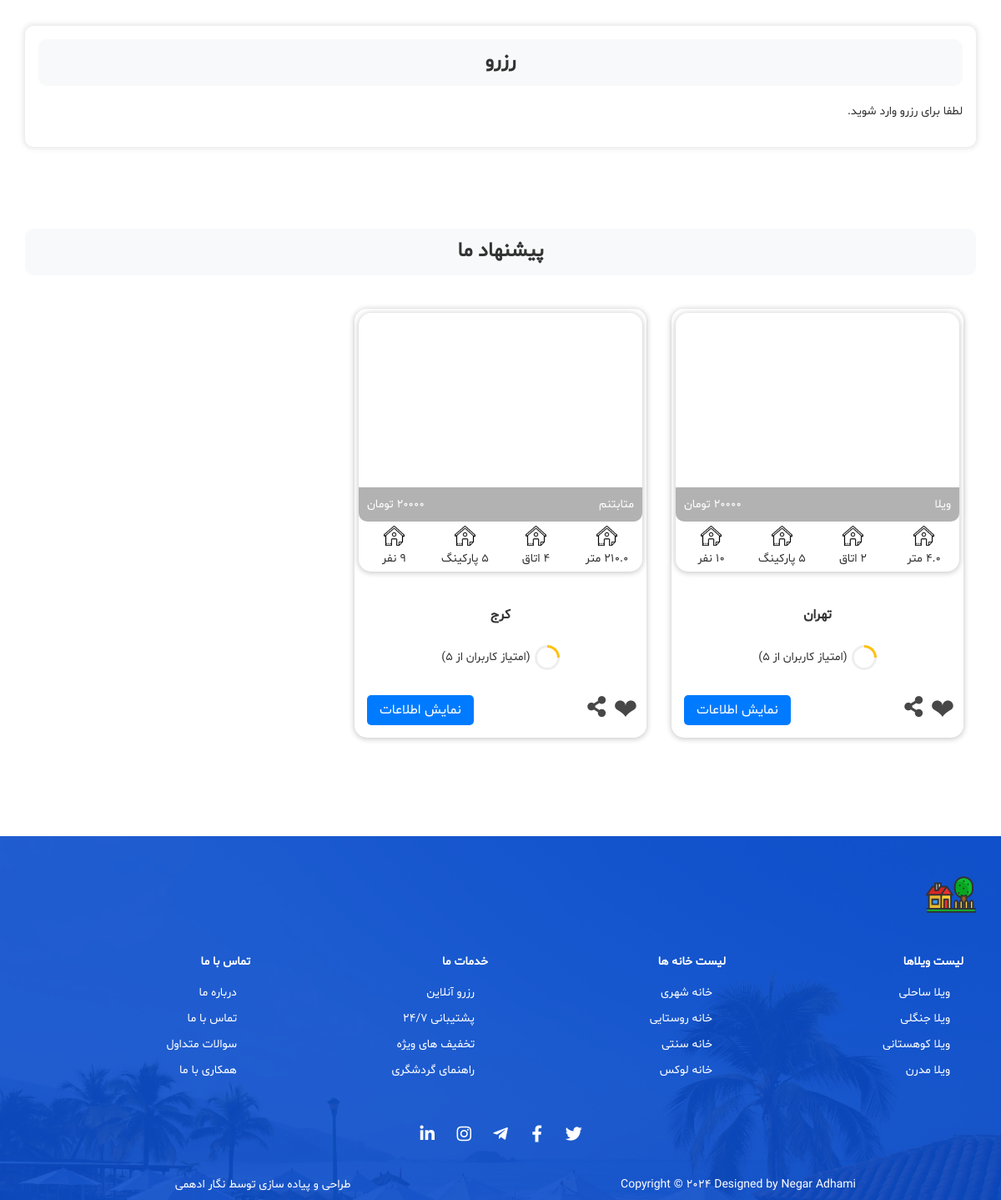
Before: /houses/1/ (lower part) with the older database file.
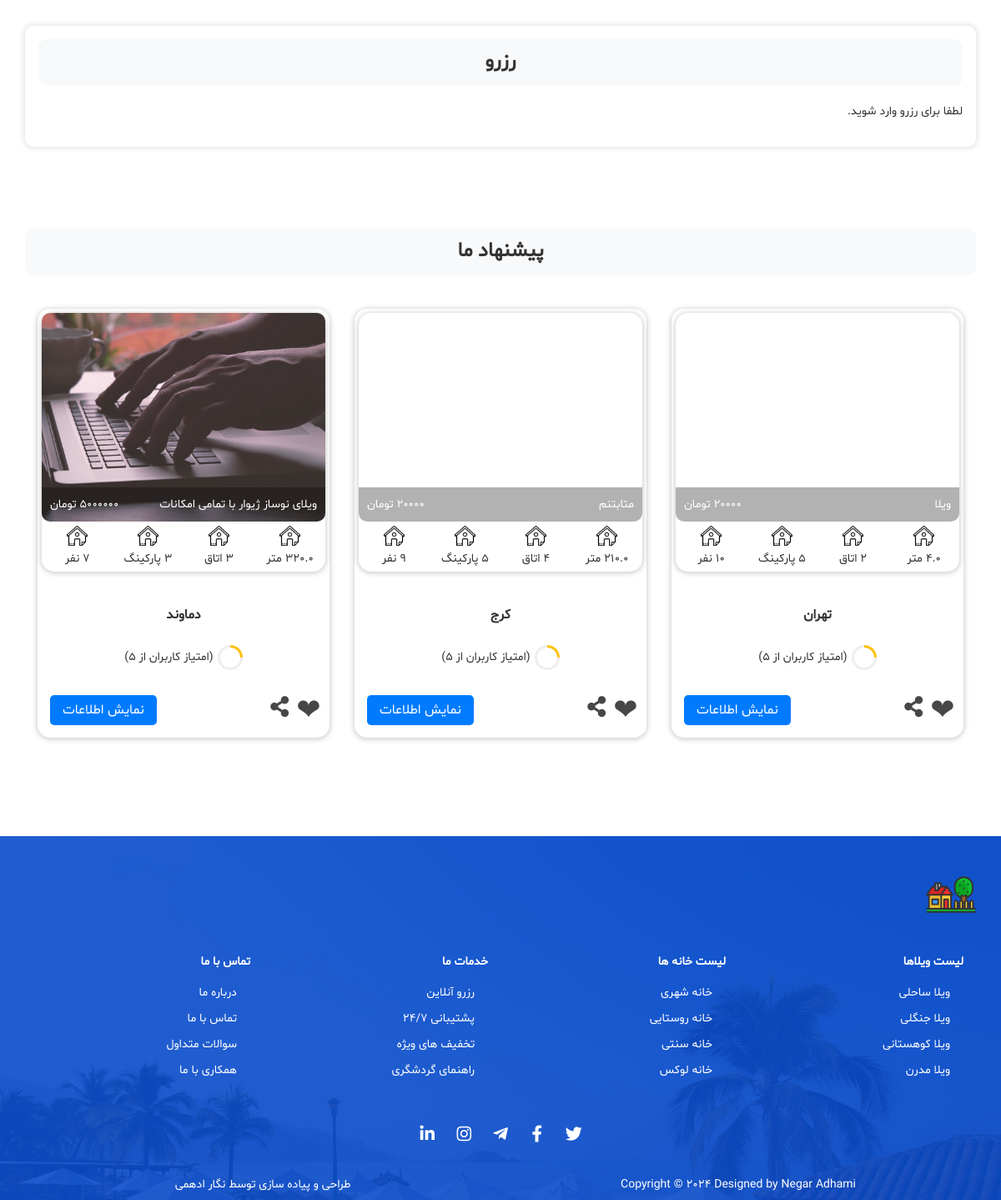
After: the same page with the newer database file.
### house/models.py (models this page shows, shortened)
class House(models.Model):
    name = models.CharField(max_length=100)
    image = models.ImageField(upload_to='house_images/')
    image2 = models.ImageField(upload_to='house_images/', null=True, blank=True)
    image3 = models.ImageField(upload_to='house_images/', null=True, blank=True)
    image4 = models.ImageField(upload_to='house_images/', null=True, blank=True)
    image5 = models.ImageField(upload_to='house_images/', null=True, blank=True)
    city = models.CharField(max_length=100)
    number_of_rooms = models.IntegerField()
    area = models.FloatField()
    number_of_parkings = models.IntegerField()
    capacity = models.IntegerField()
    price_per_day = models.IntegerField()
    pool = models.BooleanField(default=False)
    oven = models.BooleanField(default=False)
    user = models.ForeignKey(User, on_delete=models.CASCADE)
    is_active = models.BooleanField(default=True)

### house/views.py (the view, shortened to what this page needs)
# urls.py: path('houses/<int:pk>/', views.HouseDetailView.as_view(), name='house_detail'),
class HouseDetailView(DetailView):
    model = House
    template_name = 'vila/vila_detail.html'
    def get_context_data(self, **kwargs):
        context = super().get_context_data(**kwargs)
        house = self.get_object()
        houses = House.objects.all()
        context['houses'] = houses
        context['range'] = range(1, 6)
        reviews = Review.objects.filter(house=house)
        mean_rating = reviews.aggregate(Avg('rating'))['rating__avg'] if reviews.exists() else 0
        context['reviews'] = reviews
        context['mean_rating'] = mean_rating  # Pass the mean rating to the template
        for review in reviews:
            review.filled_stars = range(review.rating)
            review.empty_stars = range(5 - review.rating)
        if self.request.user.is_authenticated:
            user_review = Review.objects.filter(house=house, user=self.request.user).first()
            context['form'] = ReviewForm(instance=user_review) if user_review else ReviewForm()
        else:
            context['form'] = None
        return context

### templates/vila/vila_detail.html (shortened to what this page needs)
{% extends 'base.html' %}
{% load static %}
{% block content %}
<div class="container contentForTab show" for="v-pills-home-tab">
    <div class="content-box p-3">
        <p class="titleWithBg">رزرو</p>
         {% if user.is_authenticated %}
            <div class="space"></div>
            <div class="center border-form padding-form">
                <form method="post" action="{% url 'order_house' pk=object.pk %}" autocomplete="off">
                    {% csrf_token %}
                    <div class="form-group">
                        <label for="id_arrive_date">تاریخ شروع: </label>
                        <input data-jdp name="arrive_date" data-jdp-min-date="today" id="id_arrive_date" class="input_date" data-jdp-only-date required autocomplete="off"/>
                    </div>
                    <div class="form-group">
                        <label for="id_exit_date">تاریخ تحویل:</label>
                        <input data-jdp name="exit_date" data-jdp-min-date="today" id="id_exit_date" class="input_date" data-jdp-only-date required autocomplete="off"/>
                    </div>
                    <div class="form-group">
                        <label for="id_count_of_passengers">تعداد مسافر:</label>
                        <input type="number" name="count_of_passengers" id="id_count_of_passengers" placeholder="فقط عدد" required autocomplete="off">
                    </div>
                    <button type="submit" class="btn btn-success mt-3">رزرو</button>
                </form>
            </div>
            {% else %}
                <div class="center">
                    <p>لطفا برای رزرو <a href="{% url 'login' %}">وارد </a>شوید.</p>
                </div>
            {% endif %}
        </div>
</div>
{% include 'includes/offers.html' %}
{% endblock %}

### templates/includes/offers.html (shortened to what the changed rows need)
{% load static %}
<section class="container my-5 py-md-5">
    <div class="row">
        {% for house in houses %}
                <div class="col-md-6 col-lg-4">
                    <div class="hotelDetailCard">
                        <div class="boxHeader">
                            <a href="{% url 'house_detail' house.pk %}">
                                <div class="img" style="background-image: url({{ house.image.url }})">
                                    <div class="text">
                                        <p class="m-0">{{ house.name }}</p>
                                        <p class="m-0">{{ house.price_per_day }} تومان</p>
                                    </div>
                                </div>
                            </a>
                            <div class="detail row">
                                <div class="col-3 px-1">
                                    <img src="{% static 'images/icon/home.png' %}" alt="هتل">
                                    <p class="m-0">{{ house.area }} متر</p>
                                </div>
                                <div class="col-3 px-1">
                                    <img src="{% static 'images/icon/home.png' %}" alt="هتل">
                                    <p class="m-0">{{ house.number_of_rooms }} اتاق</p>
                                </div>
                                <div class="col-3 px-1">
                                    <img src="{% static 'images/icon/home.png' %}" alt="هتل">
                                    <p class="m-0">{{ house.number_of_parkings }} پارکینگ</p>
                                </div>
                                <div class="col-3 px-1">
                                    <img src="{% static 'images/icon/home.png' %}" alt="هتل">
                                    <p class="m-0">{{ house.capacity }} نفر</p>
                                </div>
                            </div>
                        </div>
                        <div class="boxContent">
                            <a href="{% url 'house_detail' house.pk %}" class="font-weight-bold h6 my-4 text-center d-block" title="{{ house.city }}">
                                {{ house.city }}
                            </a>
                            <div class="mb-2 d-flex align-items-center justify-content-center">
                                <div>
                                    <div class="progress circle mx-auto" data-value="25">
                                        <span class="progress-left">
                                        </span>
                                        <span class="progress-right">
                                            <span class="progress-bar border-warning"></span>
                                        </span>
                                        <div class="progress-value w-100 h-100 rounded-circle d-flex align-items-center justify-content-center">
                                        </div>
                                    </div>
                                </div>
                                <p class="m-0">(امتیاز کاربران از 5)</p>
                            </div>
                        </div>
                        <div class="boxFooter">
                            <div class="d-flex align-items-center">
                                <div>
                                </div>
                                <div>
                                    <div class="dropup share-btn px-2">
                                        <button type="button" class="dropdown-toggle" data-toggle="dropdown" aria-haspopup="true" aria-expanded="false">
                                            <i class="fas fa-share-alt"></i>
                                        </button>
                                    </div>
                                </div>
                            </div>
                            <div>
                                <a href="{% url 'house_detail' house.pk %}" class="blue-btn" title="نمایش اطلاعات">نمایش اطلاعات</a>
                            </div>
                        </div>
                    </div>
                </div>
        {% endfor %}
    </div>
</section>

Changed rows visible on the page:
added House: image (picture), name "ویلای نوساز ژیوار با تمامی امکانات", price_per_day "5000000", city "دماوند"
